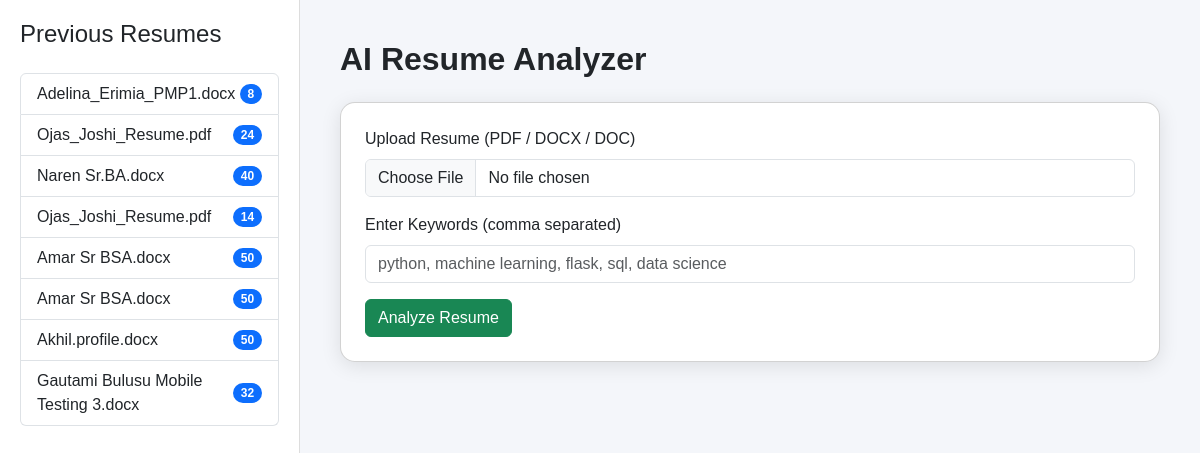
The page / on the database its author committed.
### tables this page shows
CREATE TABLE resumes(
            id INTEGER PRIMARY KEY AUTOINCREMENT,
            filename TEXT,
            score INTEGER,
            summary TEXT
        );

### app.py (the view, shortened to what this page needs)
@app.route("/", methods=["GET", "POST"])
def index():
    summary = ""
    score = None
    filename = ""
    matched = []
    missing = 0
    conn = sqlite3.connect(DB)
    c = conn.cursor()
    c.execute("SELECT filename,score FROM resumes ORDER BY id DESC")
    history = c.fetchall()
    conn.close()
    return render_template(
        "index.html",
        summary=summary,
        score=score,
        filename=filename,
        history=history,
        matched=len(matched),
        missing=missing,
    )

### templates/index.html (shortened to what this page needs)
<!DOCTYPE html>
<html lang="en">
<head>
<link rel="stylesheet"
href="https://cdn.jsdelivr.net/npm/bootstrap@5.3.2/dist/css/bootstrap.min.css">
</head>
<body>
<div class="container-fluid">
<div class="row">
<div class="col-md-3 sidebar">
<h4 class="mb-4">Previous Resumes</h4>
<ul class="list-group">
{% for r in history %}
<li class="list-group-item d-flex justify-content-between align-items-center">
{{ r[0] }}
<span class="badge bg-primary rounded-pill">
{{ r[1] }}
</span>
</li>
{% endfor %}
</ul>
</div>
<div class="col-md-9 main">
<h2 class="mb-4">AI Resume Analyzer</h2>
<div class="card p-4 mb-4">
<form method="POST" enctype="multipart/form-data">
<label class="form-label">Upload Resume (PDF / DOCX / DOC)</label>
<input type="file"
name="resume"
class="form-control mb-3"
accept=".pdf,.doc,.docx"
required>
<label class="form-label">Enter Keywords (comma separated)</label>
<input type="text"
name="keywords"
class="form-control mb-3"
placeholder="python, machine learning, flask, sql, data science"
required>
<button class="btn btn-success">
Analyze Resume
</button>
</form>
</div>
</div>
</div>
</div>
</body>
</html>

### templates/index.html (style rules this page uses)
body { background:#f4f6fa; font-family:Arial, Helvetica, sans-serif; }
.sidebar { height:100vh; background:white; padding:20px; border-right:1px solid #ddd; overflow-y:auto; }
.main { padding:40px; }
.card { border-radius:15px; box-shadow:0 4px 20px rgba(0,0,0,0.1); }
h2 { font-weight:600; }

### rows shown on the page
resumes: filename "Adelina_Erimia_PMP1.docx", score "8"
resumes: filename "Ojas_Joshi_Resume.pdf", score "24"
resumes: filename "Naren Sr.BA.docx", score "40"
resumes: filename "Ojas_Joshi_Resume.pdf", score "14"
resumes: filename "Amar Sr BSA.docx", score "50"
resumes: filename "Amar Sr BSA.docx", score "50"
resumes: filename "Akhil.profile.docx", score "50"
resumes: filename "Gautami Bulusu Mobile Testing 3.docx", score "32"
